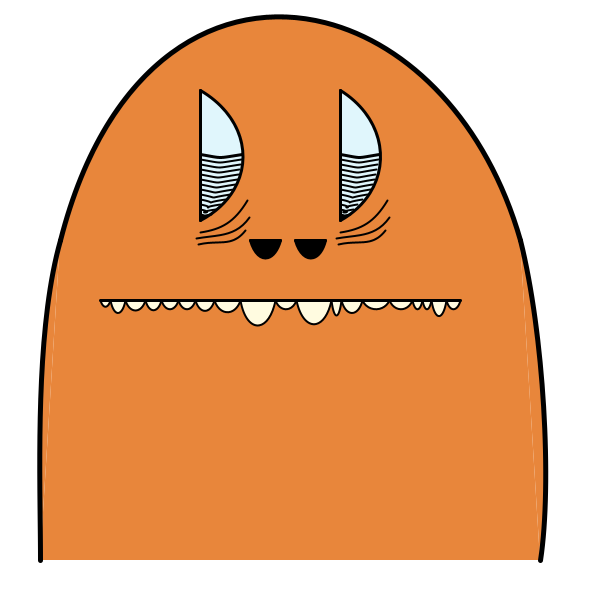
Frame 1 (no input)
Frame 60 (the mouse pressed at the canvas centre just before this capture): identical to frame 1, image omitted
Frame 120 (the mouse held since frame 60 and released just before this capture): identical to frame 1, image omitted

The Processing sketch that drew this single still picture (run headless with seeded random() and noise(); from frame 60 on, the mouse is pressed at the canvas centre):

// Processing sketch: processing_90847
// ── processing_90847.pde

/*

This is the basis for my monster sketch
andrew barwick 2013 February

*/

void setup(){
  size( 600, 600);
  smooth();
  rectMode(CENTER);
}

void draw(){
  background(255);
  
 //head
  noStroke();
  fill(#E8863B);
  quad(60, 240, 520, 240, 540, 560, 40, 560);
  stroke(0);
  strokeJoin(MITER);
  strokeWeight(5);
  fill(#E8863B);
  curve(20, 2200, 60, 240, 520, 240, 520, 1850);
  curve(200, 0, 60, 240, 40, 560, 60, 700);
  curve(400, 0, 520, 240, 540, 560, 450, 700);

  //teeth
  stroke(0);
  strokeJoin(MITER);
  strokeWeight(2);
  fill(#FFFBE0);
  curve(95, 250, 100, 300, 110, 300, 115, 250);
  curve(105, 200, 110, 300, 125, 300, 130, 200);
  curve(120, 220, 125, 300, 145, 300, 150, 220);
  curve(140, 222, 145, 300, 161, 300, 166, 222);
  curve(156, 230, 161, 300, 178, 300, 183, 230);
  curve(173, 230, 178, 300, 195, 300, 200, 230);
  curve(190, 217, 195, 300, 214, 300, 219, 217);
  curve(209, 206, 214, 300, 240, 300, 245, 206);
  curve(240, 100, 240, 300, 275, 300, 280, 100);
  curve(270, 230, 275, 300, 296, 300, 301, 230);
  curve(291, 110, 296, 300, 331, 300, 336, 110);
  curve(326, 180, 331, 300, 341, 300, 346, 180);
  curve(336, 200, 341, 300, 362, 300, 367, 200);
  curve(357, 230, 362, 300, 389, 300, 394, 230);
  curve(383, 230, 389, 300, 412, 300, 417, 230);
  curve(407, 230, 412, 300, 422, 300, 427, 230);
  curve(417, 230, 422, 300, 431, 300, 436, 230);
  curve(426, 175, 431, 300, 446, 300, 451, 175);
  curve(441, 230, 446, 300, 460, 300, 465, 230);
  
  //mouth
  stroke(0);
  strokeJoin(MITER);
  strokeWeight(3);
  line(100, 300, 460, 300);
  
  //nostrils
  fill(0);
  stroke(0);
  curve(240, 100, 250, 240, 280, 240, 290, 100);
  
  fill(0);
  stroke(0);
  curve(285, 100, 295, 240, 325, 240, 330, 100);
  
  fill(0);
  stroke(0);
  line(250, 240, 280, 240);
  
  fill(0);
  stroke(0);
  line(295, 240, 325, 240);
  
  //eyes
  stroke(0);
  strokeJoin(MITER);
  strokeWeight(3);
  fill(#E0F6FC);
  curve(-140, 20, 200, 90, 200, 220, -140, 270);
  curve(20, 20, 340, 90, 340, 220, 20, 270); 
  line(200, 90, 200, 220);
  line(340, 90, 340, 220);
  
  //lefteye fill
  noFill();
  strokeWeight(3);
  curve(100, 130, 200, 154, 242, 154, 360, 130);
  strokeWeight(2);
  curve(100, 135, 200, 159, 241, 159, 360, 135);
  curve(100, 140, 200, 164, 240, 164, 360, 140);
  curve(100, 145, 200, 169, 239, 169, 360, 145);
  curve(100, 150, 200, 174, 238, 174, 360, 150);
  curve(100, 155, 200, 179, 237, 179, 360, 155);
  curve(100, 160, 200, 184, 235, 184, 360, 160);
  curve(100, 165, 200, 189, 233, 189, 360, 165);
  curve(100, 170, 200, 194, 230, 194, 360, 170);
  curve(100, 175, 200, 199, 225, 199, 360, 175);
  curve(100, 180, 200, 204, 220, 204, 360, 180);
  curve(100, 185, 200, 209, 215, 209, 360, 185);
  curve(100, 190, 200, 214, 211, 214, 360, 190);
  
  //lefteye fill
  noFill();
  strokeWeight(3);
  curve(240, 130, 340, 154, 379, 154, 490, 130);
  strokeWeight(2);
  curve(240, 135, 340, 159, 378, 159, 490, 135);
  curve(240, 140, 340, 164, 377, 164, 490, 140);
  curve(240, 145, 340, 169, 376, 169, 490, 145);
  curve(240, 150, 340, 174, 375, 174, 490, 150);
  curve(240, 155, 340, 179, 374, 179, 490, 155);
  curve(240, 160, 340, 184, 372, 184, 490, 160);
  curve(240, 165, 340, 189, 370, 189, 490, 165);
  curve(240, 170, 340, 194, 367, 194, 490, 170);
  curve(240, 175, 340, 199, 362, 199, 490, 175);
  curve(240, 180, 340, 204, 357, 204, 490, 180);
  curve(240, 185, 340, 209, 353, 209, 490, 185);
  curve(240, 190, 340, 214, 350, 214, 490, 190);
  
//left crows feet
curve(120, 220, 200, 232, 247, 200, 280, 100);
curve(120, 240, 196, 238, 249, 217, 280, 120);
curve(120, 260, 198, 244, 245, 230, 280, 140);

//right crows feet
curve(260, 220, 340, 232, 387, 200, 420, 100);
curve(260, 240, 336, 238, 389, 217, 420, 120);
curve(260, 260, 338, 244, 385, 230, 420, 140);

  
  
  println(mouseX +"   "+ mouseY);
}
